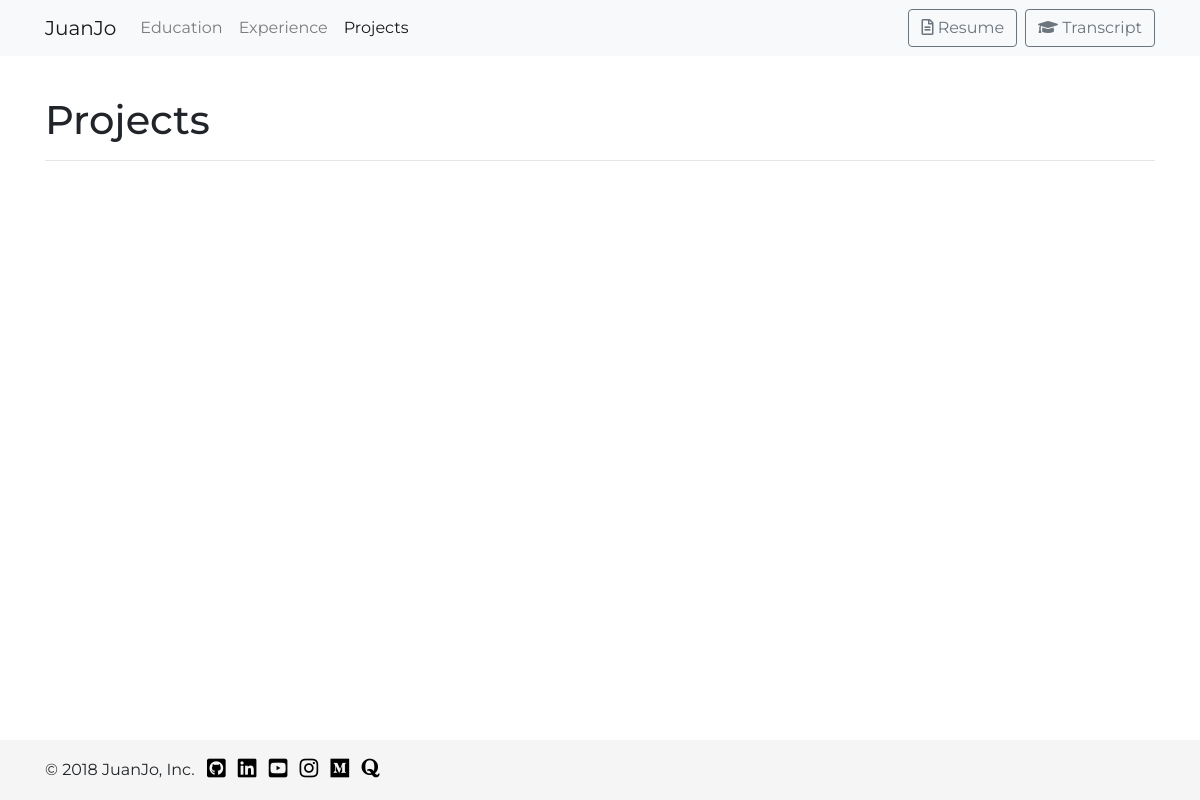
Before: /projects with the older database file.
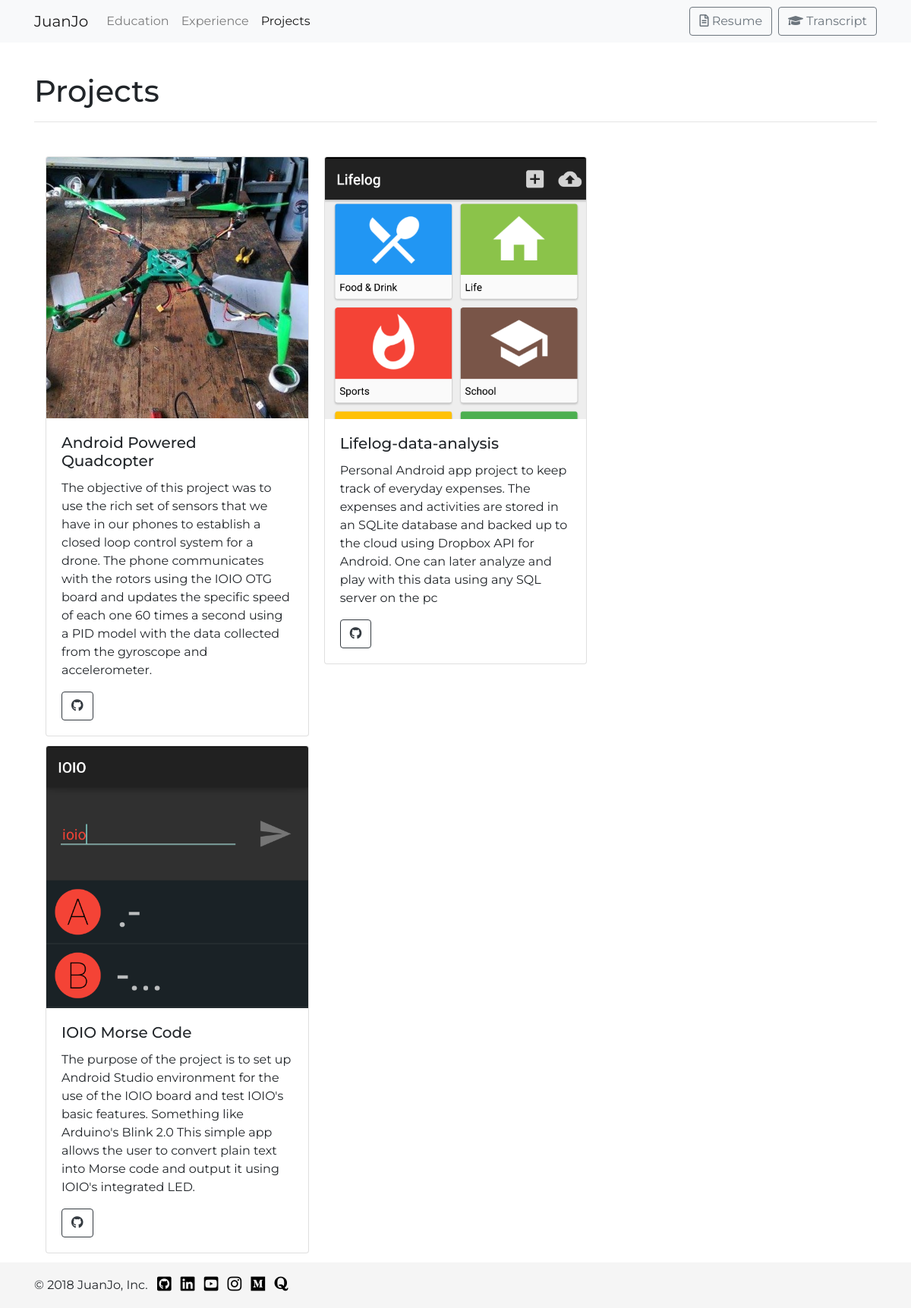
After: the same page with the newer database file.
### portfolio/models.py (models this page shows, shortened)
class Project(models.Model):
    title = models.CharField(max_length=32)
    content = models.TextField()
    link = models.URLField()
    button_icon = models.CharField(max_length=32)
    img = models.CharField(max_length=64)
    release_date = models.DateField()

### portfolio/views.py (the view)
# urls.py: path("projects", views.projects)
def projects(request):
    context = {
        "projects": Project.objects.all(),
        "nbar": "projects"
    }
    return render(request, "portfolio/projects.html", context)

### portfolio/templates/portfolio/projects.html
{% extends "portfolio/navbar.html" %}
{% block title %}Projects{% endblock %}
{% block content %}
<div class="container">
    <div class="card-columns">
    {% for project in projects %}
      <div class="card">
        {% load static %}
        <img class="card-img-top img-fluid" src="{% static 'portfolio/img/' %}{{ project.img }}">
        <div class="card-body">
          <h5 class="card-title">{{ project.title }}</h5>
          <p class="card-text">{{ project.content }}</p>
          <a href="{{ project.link }}">
            <button type="button" class="btn btn-outline-dark">
              <i class="{{ project.button_icon }}"></i>
            </button>
          </a>
        </div>
      </div>
    {% endfor %}
    </div>
</div>
{% endblock %}

### portfolio/templates/portfolio/navbar.html (shortened to what this page needs)
{% extends "portfolio/base.html" %}
{% block styles %}
  {% load static %}
  <link rel="stylesheet" href="{% static 'portfolio/styles.css' %}" />
{% endblock %}
{% block navbar %}
<nav class="navbar navbar-expand-lg navbar-light bg-light">
  <div class="container">
    <a class="navbar-brand" href="/">JuanJo</a>
    <div class="collapse navbar-collapse" id="navbarSupportedContent">
      <ul class="navbar-nav mr-auto">
        <li class="nav-item {% if nbar == 'education' %}active{% endif %}">
          <a class="nav-link" href="/education">Education</a>
        </li>
        <li class="nav-item {% if nbar == 'experience' %}active{% endif %}">
          <a class="nav-link" href="experience">Experience</a>
        </li>
        <li class="nav-item {% if nbar == 'projects' %}active{% endif %}">
          <a class="nav-link" href="projects">Projects</a>
        </li>
      </ul>
      <button class="btn btn-outline-secondary my-2 my-sm-0"><i class="far fa-file-alt"></i> Resume</button>&ensp;
      <button class="btn btn-outline-secondary my-2 my-sm-0"><i class="fas fa-graduation-cap"></i> Transcript</button>
    </div>
  </div>
</nav>
{% endblock %}
{% block body %}
<div class="container">
  <div class="page-header">
    <h1>
      {% block title %}{% endblock %}
    </h1>
    <hr>
  </div>
  {% block content %} {% endblock %}
</div>
{% endblock %}
{% block footer %}
<footer class="footer">
  <div class="container">
      <p>&copy; 2018 JuanJo, Inc.&ensp;
          <a href="https://github.com/juanjoneri"><i class="fab fa-github-square fa-lg"></i></a>&ensp;
          <a href="https://www.linkedin.com/in/juanjoneri"><i class="fab fa-linkedin fa-lg"></i></a>&ensp;
          <a href="https://www.youtube.com/channel/UCGlZanVS95DZZDMcRDfK7TQ/videos?shelf_id=0&view=15&sort=dd"><i class="fab fa-youtube-square fa-lg"></i></a>&ensp;
          <a href="https://www.instagram.com/juanjo.neri/?hl=en"><i class="fab fa-instagram fa-lg"></i></a>&ensp;
          <a href="https://medium.com/@juanjo.neri"><i class="fab fa-medium fa-lg"></i></a>&ensp;
          <a href="https://www.quora.com/profile/Juan-Neri-2"><i class="fab fa-quora fa-lg"></i></a>
      </p>
  </div>
</footer>
{% endblock %}

### portfolio/templates/portfolio/base.html (shortened to what this page needs)
<!DOCTYPE html>
<html lang="en">
<head>
  <link rel="stylesheet" href="https://maxcdn.bootstrapcdn.com/bootstrap/4.0.0/css/bootstrap.min.css">
  <link rel="stylesheet" href="https://use.fontawesome.com/releases/v5.0.13/css/all.css">
  {% block styles %}{% endblock %}
</head>
<body>
  {% block navbar %}{% endblock %}
  {% block body %}{% endblock %}
  {% block footer %}{% endblock %}
</body>
</html>

### portfolio/static/portfolio/styles.css (style rules this page uses)
html { position: relative; min-height: 100%; }
body { font-family: montserrat, sans-serif; margin-bottom: 60px; }
div.page-header { padding-bottom: 9px; margin: 40px 0 20px; margin-top: 40px; margin-right: 0px; margin-bottom: 20px; margin-left: 0px; }
@media (min-width: 576px) { .card-columns { column-count: 1; } }
@media (min-width: 768px) { .card-columns { column-count: 2; } }
@media (min-width: 1200px) { .card-columns { column-count: 3; } }
.footer { position: absolute; bottom: 0; width: 100%; height: 60px; line-height: 60px; background-color: #f5f5f5; }
a { color: black; }

Changed rows visible on the page:
added Project: img (picture), title "Android Powered Quadcopter", content "The objective of this project was to use the rich set of sensors that we have in our phones to establish a closed loop control system for a drone. The phone communicates with the rotors using the IOIO OTG board and updates the specific speed of each one 60 times a second using a PID model with the data collected from the gyroscope and accelerometer."
added Project: img (picture), title "IOIO Morse Code", content "The purpose of the project is to set up Android Studio environment for the use of the IOIO board and test IOIO's basic features. Something like Arduino's Blink 2.0 This simple app allows the user to convert plain text into Morse code and output it using IOIO's integrated LED."
added Project: img (picture), title "Lifelog-data-analysis", content "Personal Android app project to keep track of everyday expenses. The expenses and activities are stored in an SQLite database and backed up to the cloud using Dropbox API for Android. One can later analyze and play with this data using any SQL server on the pc"
